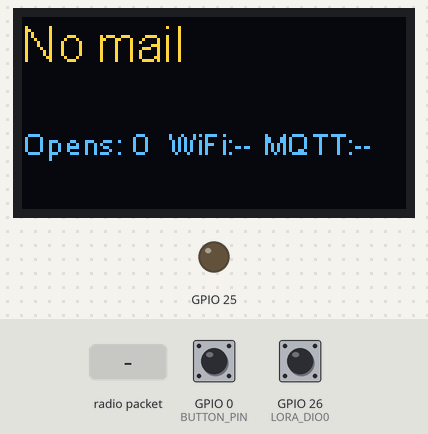
Bench run of a sketch on a simulated ESP32. Shown: 128×64 one-colour display, output pins drawn as LEDs (lit = HIGH). Inputs (shaded band) come from the test bench; at power-on: GPIO 0 (BUTTON_PIN) HIGH, GPIO 26 (LORA_DIO0) HIGH. The OLED is the two-colour kind (top 16 rows yellow); WiFi joins after 1.5 s; servers stay silent unless stated; no MQTT or app messages arrive unless stated; not simulated (calls return 0 or success): arduino_secrets.h; what the sketch prints to the serial monitor is not drawn.

Above: at 1.5 s.
1.6 s: radio packet "MAILBOX_OPEN;" arrives
At 1.89 s:
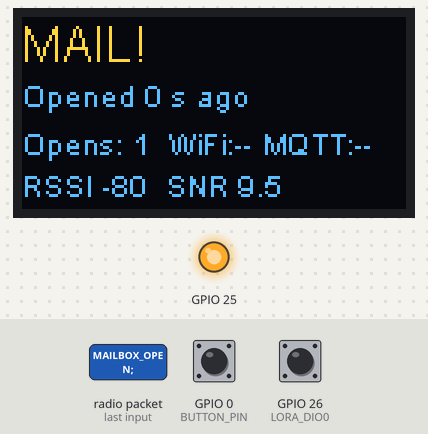
At 2.8 s:
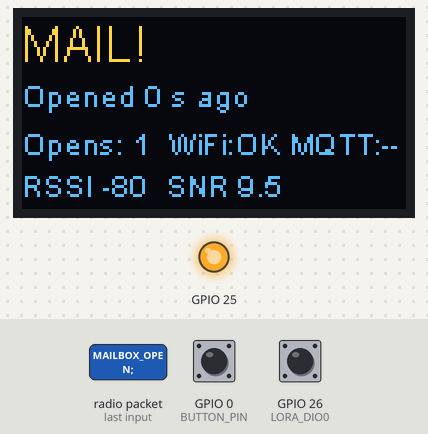
4.6 s: GPIO 0 (BUTTON_PIN) pulled LOW for 0.15 s
At 7.0 s:
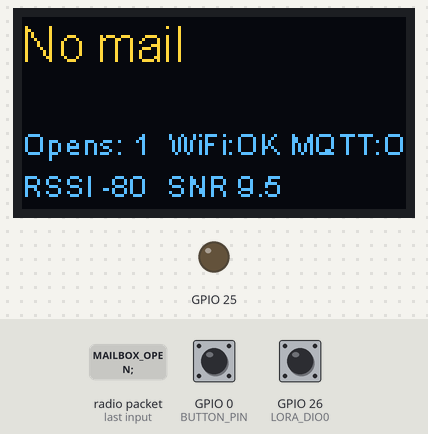
Timing chart, 0 to 8.5 s (numbered marks = the images above; inputs shaded):
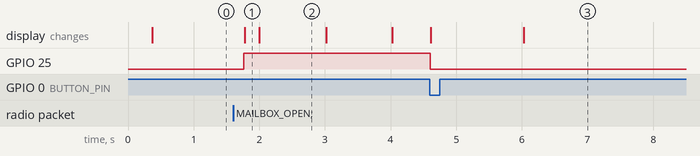

The sketch:

LoRaMailboxReceiver.ino
```cpp
#include "heltec.h"
#include <WiFi.h>
#include <PubSubClient.h>
#include <SPI.h>
#include "arduino_secrets.h"   // Wi-Fi and MQTT – see arduino_secrets.h.example

// ================= State shared between cores =================
// The struct must be defined before the first function (Arduino IDE inserts prototypes there)
struct MailState {
  bool mail = false;
  unsigned long count = 0;
  int rssi = 0;
  float snr = 0;
  bool hasPacket = false;
  int batteryMv = 0;            // sender battery, 0 = not reported yet
};

// ---------- Wi-Fi (2.4 GHz only) ----------
const char* WIFI_SSID    = SECRET_WIFI_SSID;
const char* WIFI_PASS    = SECRET_WIFI_PASS;

// ---------- MQTT (Mosquitto in Home Assistant) ----------
const char* MQTT_HOST    = SECRET_MQTT_HOST;
const uint16_t MQTT_PORT = 1883;
const char* MQTT_USER    = SECRET_MQTT_USER;
const char* MQTT_PASS    = SECRET_MQTT_PASS;

// ===== Shared settings – MUST match the sender =====
#define BAND     869.525E6
#define LORA_SF  12
#define LORA_BW  125E3
#define LORA_CR  8
// ==================================================================

#define TX_POWER   20      // ACK transmit power
#define BUTTON_PIN 0       // PRG button – wakes the display / clears the "MAIL!" notification
#define SCREEN_TIMEOUT_MS 60000   // OLED turns off after this much inactivity (prevents burn-in)

// ---------- MQTT topics (must match configuration.yaml) ----------
#define MQTT_CLIENT_ID "mailbox_lora"
#define T_AVAIL  "custom/mailbox/availability"   // online / offline (LWT)
#define T_MAIL   "custom/mailbox/mail"           // ON / OFF
#define T_COUNT  "custom/mailbox/count"
#define T_RSSI   "custom/mailbox/rssi"
#define T_SNR    "custom/mailbox/snr"
#define T_CMD    "custom/mailbox/cmd"            // RESET from Home Assistant
#define T_BATT   "custom/mailbox/battery"          // sender battery, 0–100 %
#define T_BATT_V "custom/mailbox/battery_voltage"  // sender battery, volts

// ---------- SX1276 registers and pins ----------
#define LORA_NSS            18
#define LORA_DIO0           26                   // DIO0 = "packet received" in receive mode
#define REG_IRQ_FLAGS       0x12
#define REG_MODEM_CONFIG_3  0x26
#define IRQ_CRC_ERROR       0x20

MailState state;                                  // guarded by stateMux
portMUX_TYPE stateMux = portMUX_INITIALIZER_UNLOCKED;

volatile bool statePending   = false;   // LoRa -> network: "publish new state"
volatile bool resetRequested = false;   // network -> LoRa: "RESET from Home Assistant"
volatile bool netWifiOk      = false;   // network status for the display
volatile bool netMqttOk      = false;

WiFiClient espClient;
PubSubClient mqtt(espClient);

long lastId = -1;
unsigned long mailTime = 0;

bool screenOn = true;                   // OLED state (core 1 only)
unsigned long screenOnSince = 0;        // last activity that kept the display on

// ================= Direct SX1276 register access =================
uint8_t sxRead(uint8_t reg) {
  SPI.beginTransaction(SPISettings(8E6, MSBFIRST, SPI_MODE0));
  digitalWrite(LORA_NSS, LOW);
  SPI.transfer(reg & 0x7F);
  uint8_t v = SPI.transfer(0x00);
  digitalWrite(LORA_NSS, HIGH);
  SPI.endTransaction();
  return v;
}

void sxWrite(uint8_t reg, uint8_t val) {
  SPI.beginTransaction(SPISettings(8E6, MSBFIRST, SPI_MODE0));
  digitalWrite(LORA_NSS, LOW);
  SPI.transfer(reg | 0x80);
  SPI.transfer(val);
  digitalWrite(LORA_NSS, HIGH);
  SPI.endTransaction();
}

// Returns the received packet length or 0. The radio stays in continuous receive mode.
int pollPacket() {
  if (digitalRead(LORA_DIO0) == LOW) return 0;          // nothing received
  if (sxRead(REG_IRQ_FLAGS) & IRQ_CRC_ERROR) {
    Serial.println("!! Packet dropped: CRC error");
  }
  int size = LoRa.parsePacket();                         // read packet and clear flags
  if (size == 0) LoRa.receive();                         // corrupted – go back to receive
  return size;
}

MailState getState() {
  taskENTER_CRITICAL(&stateMux);
  MailState copy = state;
  taskEXIT_CRITICAL(&stateMux);
  return copy;
}

// Resting voltage of a single Li-ion / LiPo cell -> state of charge.
// 0 % is set at 3.3 V: below that the board's 3.3 V regulator drops out anyway.
int batteryPercent(int mv) {
  static const int curve[][2] = {
    {4200, 100}, {4100, 90}, {4000, 80}, {3900, 65}, {3800, 45},
    {3750, 30},  {3700, 20}, {3650, 12}, {3600, 7},  {3500, 3}, {3300, 0}
  };
  const int n = sizeof(curve) / sizeof(curve[0]);
  if (mv >= curve[0][0]) return 100;
  for (int i = 1; i < n; i++) {
    if (mv >= curve[i][0]) {                    // linear interpolation between two points
      return curve[i][1] + (long) (mv - curve[i][0]) * (curve[i - 1][1] - curve[i][1]) /
                           (curve[i - 1][0] - curve[i][0]);
    }
  }
  return 0;
}

// ================= Core 0: Wi-Fi + MQTT =================
void publishState() {
  MailState s = getState();
  mqtt.publish(T_MAIL, s.mail ? "ON" : "OFF", true);
  mqtt.publish(T_COUNT, String(s.count).c_str(), true);
  if (s.hasPacket) {
    mqtt.publish(T_RSSI, String(s.rssi).c_str(), true);
    mqtt.publish(T_SNR, String(s.snr, 1).c_str(), true);
  }
  if (s.batteryMv > 0) {
    mqtt.publish(T_BATT, String(batteryPercent(s.batteryMv)).c_str(), true);
    mqtt.publish(T_BATT_V, String(s.batteryMv / 1000.0, 2).c_str(), true);
  }
}

void mqttCallback(char *topic, byte *payload, unsigned int len) {
  String msg;
  for (unsigned int i = 0; i < len; i++) msg += (char) payload[i];
  if (String(topic) == T_CMD && msg == "RESET") {
    Serial.println("MQTT: RESET from Home Assistant");
    resetRequested = true;                        // handled by the LoRa loop
  }
}

void netTask(void *param) {
  WiFi.mode(WIFI_STA);
  WiFi.setAutoReconnect(true);
  WiFi.begin(WIFI_SSID, WIFI_PASS);

  mqtt.setServer(MQTT_HOST, MQTT_PORT);
  mqtt.setCallback(mqttCallback);
  mqtt.setSocketTimeout(2);

  unsigned long lastTry = 0;

  for (;;) {
    netWifiOk = (WiFi.status() == WL_CONNECTED);

    if (netWifiOk && !mqtt.connected() && millis() - lastTry >= 5000) {
      lastTry = millis();
      Serial.print("MQTT: connecting... ");
      // may block for a few seconds – fine here, LoRa runs on the other core
      if (mqtt.connect(MQTT_CLIENT_ID, MQTT_USER, MQTT_PASS, T_AVAIL, 0, true, "offline")) {
        Serial.println("OK");
        mqtt.publish(T_AVAIL, "online", true);
        mqtt.subscribe(T_CMD);
        statePending = true;                      // publish current state after connecting
      } else {
        Serial.printf("failed, rc=%d\n", mqtt.state());
      }
    }

    netMqttOk = mqtt.connected();
    if (netMqttOk) {
      mqtt.loop();
      if (statePending) {
        statePending = false;
        publishState();
      }
    }

    vTaskDelay(pdMS_TO_TICKS(20));
  }
}

// ================= Core 1: LoRa, display, button =================
void configureLoRa() {
  LoRa.setSpreadingFactor(LORA_SF);
  LoRa.setSignalBandwidth(LORA_BW);
  LoRa.setCodingRate4(LORA_CR);
  LoRa.enableCrc();
  LoRa.setTxPower(TX_POWER, RF_PACONFIG_PASELECT_PABOOST);

  // Low Data Rate Optimize – required for SF11/SF12 at 125 kHz (symbol > 16 ms)
  uint8_t mc3 = sxRead(REG_MODEM_CONFIG_3);
  sxWrite(REG_MODEM_CONFIG_3, mc3 | 0x08);
  Serial.printf("RegModemConfig3: 0x%02X -> 0x%02X (LDRO enabled)\n",
                mc3, sxRead(REG_MODEM_CONFIG_3));

  pinMode(LORA_DIO0, INPUT);
}

String agoText(unsigned long ms) {
  unsigned long s = ms / 1000;
  if (s < 60)   return String(s) + " s";
  if (s < 3600) return String(s / 60) + " min";
  return String(s / 3600) + " h " + String((s % 3600) / 60) + " min";
}

void drawScreen() {
  if (!screenOn) return;                      // display off – nothing to draw
  MailState s = getState();

  Heltec.display->clear();
  Heltec.display->setTextAlignment(TEXT_ALIGN_LEFT);

  Heltec.display->setFont(ArialMT_Plain_16);
  Heltec.display->drawString(0, 0, s.mail ? "MAIL!" : "No mail");

  Heltec.display->setFont(ArialMT_Plain_10);
  if (s.mail) {
    Heltec.display->drawString(0, 20, "Opened " + agoText(millis() - mailTime) + " ago");
  }
  String net = String("WiFi:") + (netWifiOk ? "OK" : "--") +
               " MQTT:" + (netMqttOk ? "OK" : "--");
  Heltec.display->drawString(0, 36, "Opens: " + String(s.count) + "  " + net);
  if (s.hasPacket) {
    Heltec.display->drawString(0, 50, "RSSI " + String(s.rssi) + "  SNR " + String(s.snr, 1));
  }
  if (s.batteryMv > 0) {
    Heltec.display->setTextAlignment(TEXT_ALIGN_RIGHT);
    Heltec.display->drawString(128, 3, String(batteryPercent(s.batteryMv)) + "%");
  }
  Heltec.display->display();
}

// Turns the display on (if needed) and restarts the inactivity timeout
void wakeScreen() {
  screenOnSince = millis();
  if (!screenOn) {
    screenOn = true;
    Heltec.display->displayOn();
  }
  drawScreen();
}

void sleepScreen() {
  screenOn = false;
  Heltec.display->displayOff();               // the LED still signals new mail
}

void clearMail() {
  taskENTER_CRITICAL(&stateMux);
  state.mail = false;
  taskEXIT_CRITICAL(&stateMux);
  digitalWrite(LED, LOW);
  statePending = true;
  drawScreen();
}

void sendAck(const String &id) {
  delay(100);                                 // give the sender time to switch to receive
  LoRa.beginPacket();
  LoRa.print("ACK;" + id);
  LoRa.endPacket();
  LoRa.receive();                             // back to continuous receive
  Serial.println("Sent ACK;" + id);
}

void handlePacket() {
  String p = "";
  while (LoRa.available()) p += (char) LoRa.read();
  int rssi = LoRa.packetRssi();
  float snr = LoRa.packetSnr();

  Serial.printf("Received: %s | RSSI %d dBm | SNR %.1f dB\n", p.c_str(), rssi, snr);

  // Format: "<type>;<id>[;<battery mV>]", type = MAILBOX_OPEN or BATTERY (heartbeat)
  bool isMail = p.startsWith("MAILBOX_OPEN;");
  if (!isMail && !p.startsWith("BATTERY;")) {
    LoRa.receive();                           // foreign packet – go straight back to listening
    return;
  }

  int idStart = p.indexOf(';') + 1;
  int idEnd = p.indexOf(';', idStart);
  String id = (idEnd < 0) ? p.substring(idStart) : p.substring(idStart, idEnd);
  int batteryMv = (idEnd < 0) ? 0 : p.substring(idEnd + 1).toInt();
  sendAck(id);                                // ACK immediately (radio returns to receive afterwards)

  long n = id.toInt();
  bool isNew = isMail && (n != lastId);
  if (!isMail) {
    Serial.printf("Battery report: %d mV (%d %%)\n", batteryMv, batteryPercent(batteryMv));
  } else if (isNew) {
    lastId = n;
    mailTime = millis();
    digitalWrite(LED, HIGH);
  } else {
    Serial.println("Duplicate - already counted");
  }

  taskENTER_CRITICAL(&stateMux);
  state.rssi = rssi;
  state.snr = snr;
  state.hasPacket = true;
  if (batteryMv > 0) state.batteryMv = batteryMv;
  if (isNew) {
    state.mail = true;
    state.count++;
  }
  taskEXIT_CRITICAL(&stateMux);

  statePending = true;                        // core 0 will publish this to MQTT
  if (isNew) wakeScreen();                    // new mail – show it
  else drawScreen();
}

// ================= Setup / loop =================
void setup() {
  Heltec.begin(true /*Display*/, true /*LoRa*/, true /*Serial*/,
               true /*PABOOST*/, BAND);
  configureLoRa();
  pinMode(LED, OUTPUT);
  pinMode(BUTTON_PIN, INPUT_PULLUP);

  Heltec.display->init();
  Heltec.display->flipScreenVertically();
  wakeScreen();                               // display on, timeout starts now

  // Wi-Fi and MQTT in a separate task on core 0 (loop() runs on core 1)
  xTaskCreatePinnedToCore(netTask, "net", 8192, NULL, 1, NULL, 0);

  Serial.println("Receiver ready, waiting for the mailbox to open...");
  LoRa.receive();                             // continuous receive
}

void loop() {
  if (pollPacket()) {
    handlePacket();
  }

  if (resetRequested) {                       // RESET from Home Assistant
    resetRequested = false;
    clearMail();
  }

  static bool lastBtn = HIGH;
  bool btn = digitalRead(BUTTON_PIN);
  if (btn == LOW && lastBtn == HIGH) {        // PRG pressed (falling edge)
    if (!screenOn) {
      wakeScreen();                           // first press only wakes the display
    } else {
      screenOnSince = millis();               // keep the display on
      if (getState().mail) clearMail();       // PRG = "mail collected"
    }
    delay(50);                                // debounce
  }
  lastBtn = btn;

  if (screenOn && millis() - screenOnSince >= SCREEN_TIMEOUT_MS) {
    sleepScreen();
  }

  static unsigned long lastDraw = 0;
  if (millis() - lastDraw >= 1000) {          // refreshes "x min ago" and network status
    lastDraw = millis();
    drawScreen();
  }
  delay(5);
}
```

Measured:
- after the input at 1.6 s, GPIO 25: LOW → HIGH after 0.17 s; the display: changes after 0.18 s (image 1)
- after the input at 4.6 s, GPIO 25: HIGH → LOW at once; the display: first changes at once (image 3 shows a later state)
- what the display in image 2 shows lasts 1.0 s, from 2.0 s to 3.0 s
